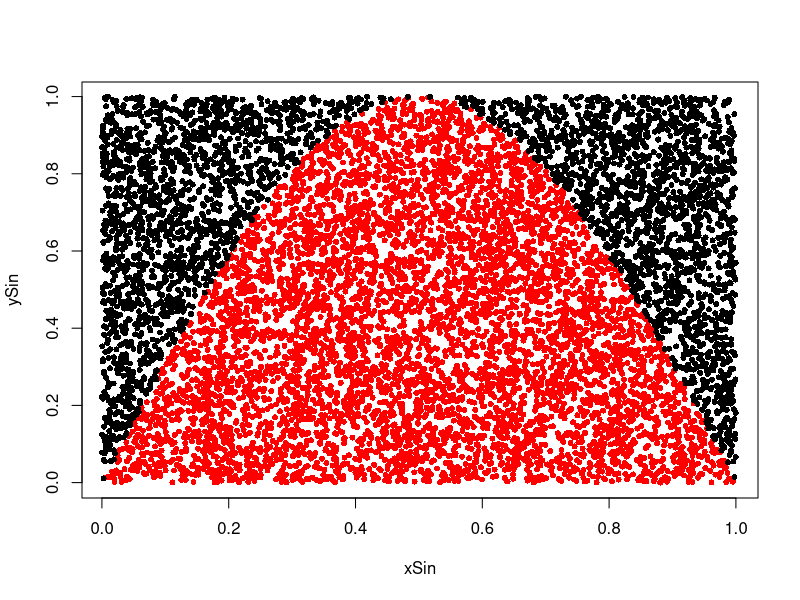
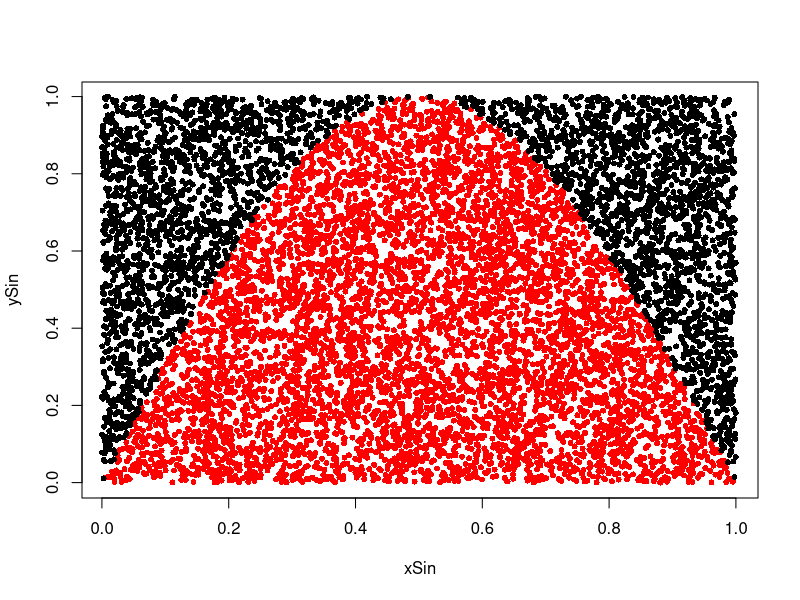

Generate these figures, in order, with R:
# 02.01 - Exercise 4 - Estimating sin(pi*x)

NVALS = 10000
vlsX = runif(NVALS)
vlsY = runif(NVALS)

hit = 0
hitCoords = c()
for (k in 1:NVALS) {
  if (vlsY[k] <= sin(pi*vlsX[k])) {
    hit = hit + 1
    hitCoords = c(hitCoords, k)
  }
}
hit
length(hitCoords)

xSin = vlsX[hitCoords]
ySin = vlsY[hitCoords]
xOut = vlsX[-hitCoords]
yOut = vlsY[-hitCoords]

plot(xSin, ySin, col="red", pch=16, cex=0.8)
points(xOut, yOut, pch=16, cex=0.8)

png(filename = "~/GITHUB/CoveredInChocolate.github.io/IntroProb/img/02.01_Ex04.png",
    width=400, height=400)
plot(xSin, ySin, col="red", pch=16, cex=0.8)
points(xOut, yOut, pch=16, cex=0.8)
dev.off()

# 2/pi
hit/NVALS
2/pi
(hit/NVALS)/(2/pi)

# pi
2/(hit/NVALS)
